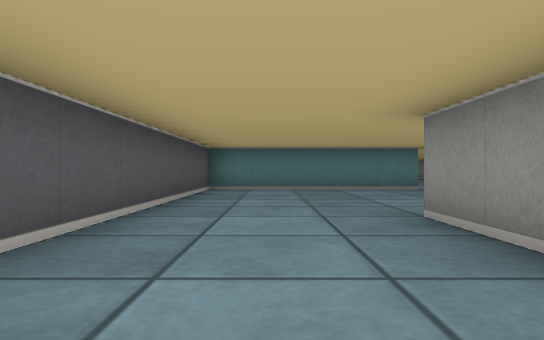
[1] (above)

17 first-person views from a walk through a cub3D ray-caster map. The camera is about half as high as the walls, looks level and sees 75° across. The floor is counted in squares. Each view is taken from the middle of a square. On the plan, view 1 faces up. The plan holds only what a view shows up to about 9 squares ahead; the rest is blank.

[2]
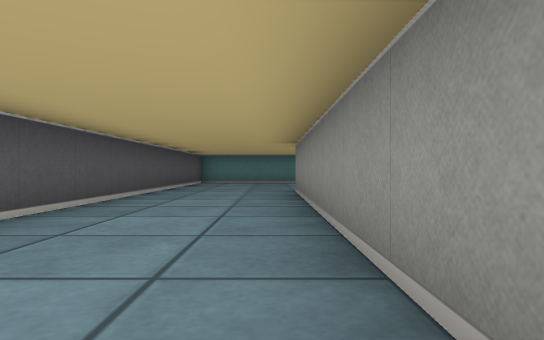

[3]
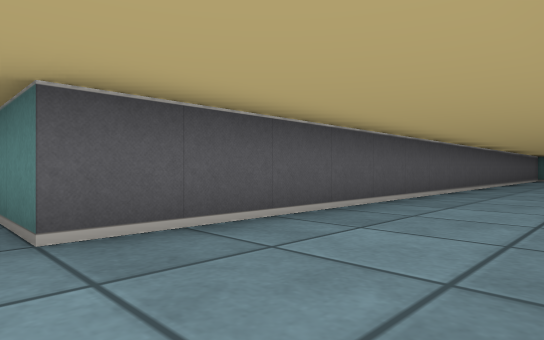

[4]
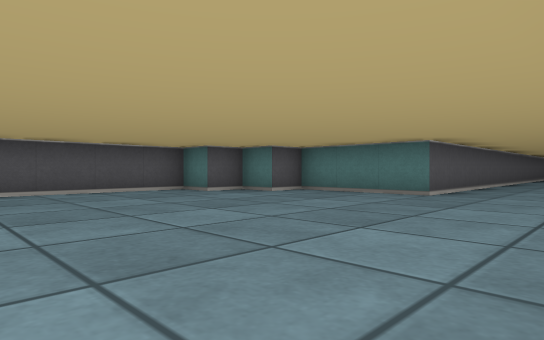

[5]
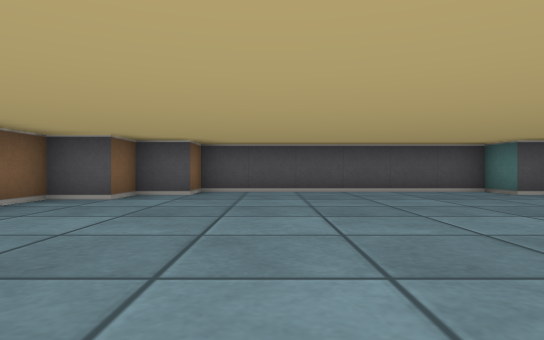

[6]
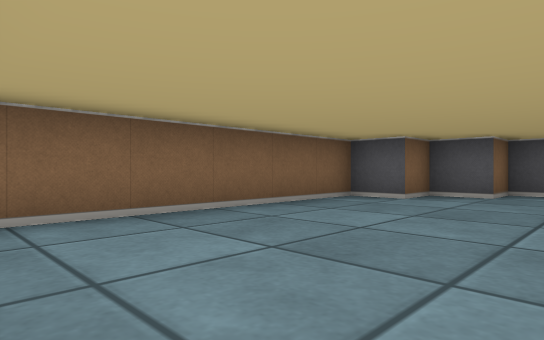

[7]
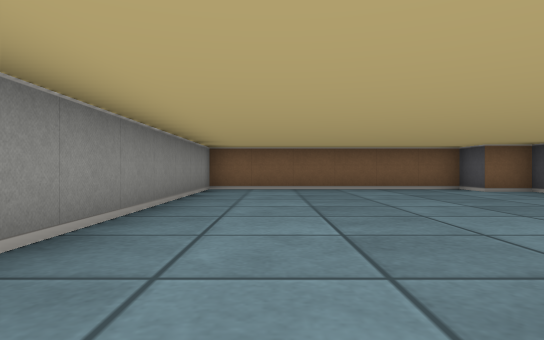

[8]
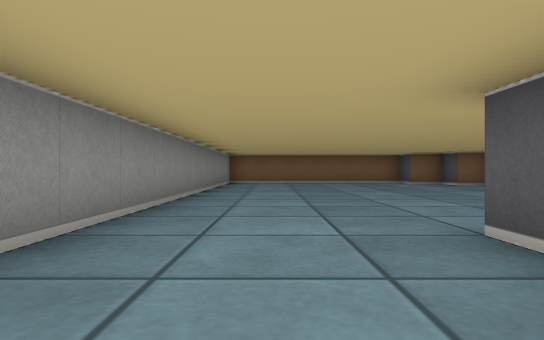

[9]
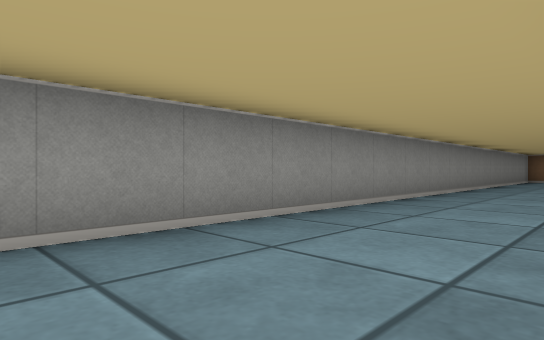

[10]
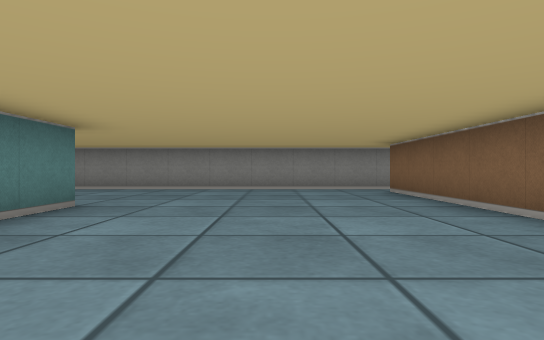

[11]
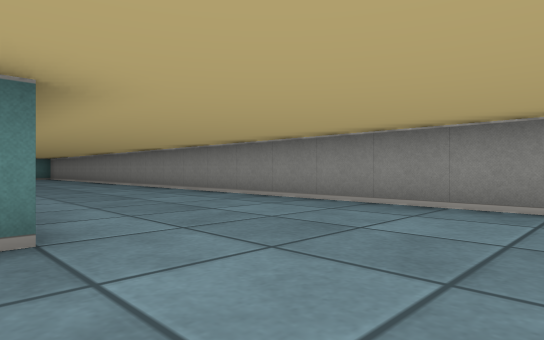

[12]
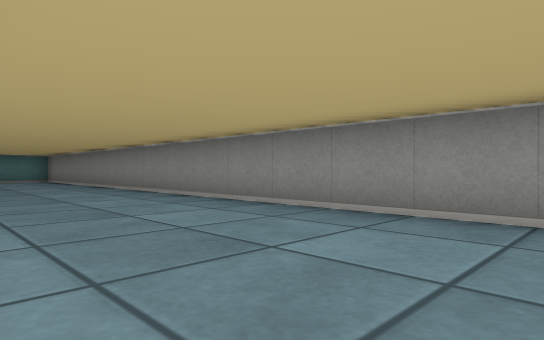

[13]
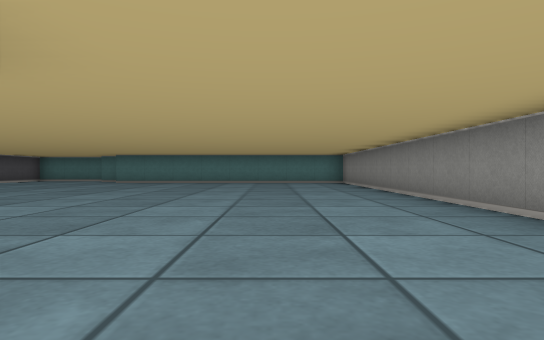

[14]
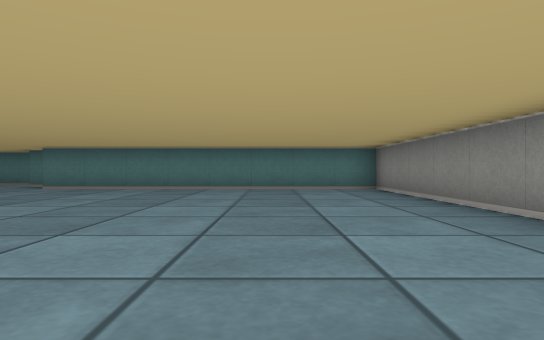

[15]
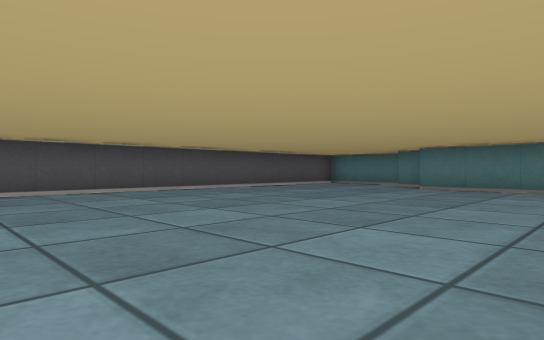

[16]
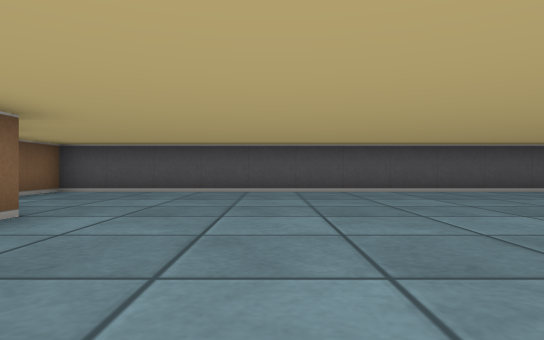

[17]
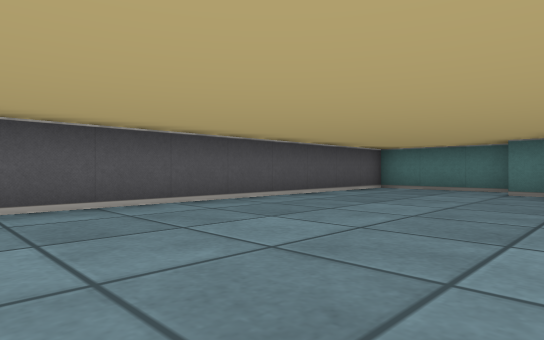

### Floor plan
Points are (right, up) in squares from view 1. A wall is a line through its corners. A room is listed if a view was taken in it or the views show most of it. See-through windows are left out.
Room 1 (views 1, 2, 3, 4, 5, 6, 7, 8, 9)
walls: (-1.5, 4.5) (-1.5, -8.5) (-4.5, -8.5) (-4.5, -9.5) (-5.5, -9.5) (-5.5, -10.5) (-6.5, -10.5) (-6.5, -16.5) (-5.5, -16.5) (-5.5, -17.5) (-4.5, -17.5) (-4.5, -18.5) (1.5, -18.5) (1.5, 3.5)
ways out: opening at (0, 3.7) to room 2
Room 2 (views 10, 11, 12, 13, 14, 15, 16, 17)
walls: (3.5, 8.5) (-1.5, 8.5) (-1.5, 4.5); (-0.9, 26.5) (-1.5, 26.5); (-1.6, 27.5) (-4.2, 27.5); (2.2, 3.5) (6.5, 3.5); (-4.5, 27.2) (-4.5, 12.5) (-3.2, 12.5); (7.5, 3.1) (7.5, 25.5) (-0.5, 25.5)
ways out: opening at (0, 3.7) to room 1; opening at (7, 4)

Positions as (right, up) in squares from view 1, and headings:
1: (0, 0), facing up
2: (1, -4), facing up
3: (1, -9), facing up-left
4: (1, -15), facing up-left
5: (1, -15), facing left
6: (1, -15), facing down-left
7: (0, -10), facing down
8: (0, -6), facing down
9: (-1, -3), facing down-right
10: (-1, 6), facing right
11: (3, 6), facing up-right
12: (4, 10), facing up-right
13: (5, 13), facing up
14: (5, 17), facing up
15: (3, 17), facing up-left
16: (3, 17), facing left
17: (0, 19), facing up-left
